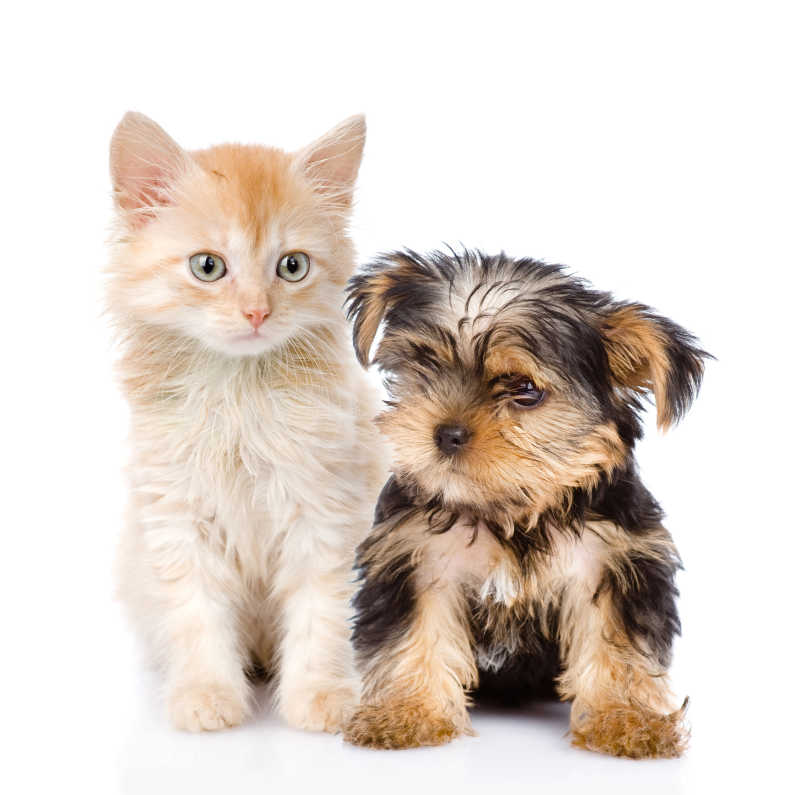
#> input picture Opencv计算机视觉实战/阈值与平滑处理/img.png, 800 x 795 px
$ python '滤波处理.py'
#> lines starting #> are read from the running program, lines starting #| are printed output that depends on the picture
import cv2
import numpy as np

def threshold():
    img=cv2.imread('./img.png',cv2.IMREAD_GRAYSCALE)

    ret,dst=cv2.threshold(img,127,255,cv2.THRESH_BINARY)
    ret,dst1=cv2.threshold(img,127,255,cv2.THRESH_BINARY_INV)
    cv2.imshow('cat',dst)
    cv2.imshow('ccat1',dst1)
    cv2.waitKey(0)
    cv2.destroyAllWindows()


def average_filtering():
    img=cv2.imread('./img.png')
#> img is the input picture: shape (795, 800, 3); mean B, G, R 203.8, 212.1, 223
    img1=cv2.boxFilter(img,-1,(10,10))
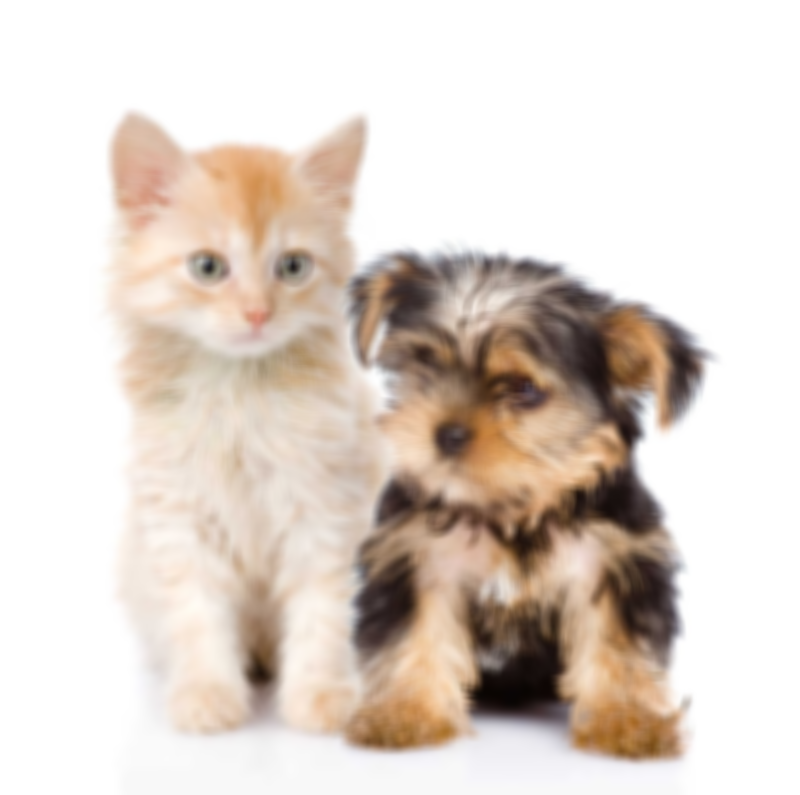
#> img1: shape (795, 800, 3); mean B, G, R 203.8, 212.1, 223
    img2=cv2.GaussianBlur(img,(5,5),0)
    cv2.imshow('cat2',img2)
    cv2.imshow('cat1',img1)
    cv2.waitKey(0)
    cv2.destroyAllWindows()

if __name__ == '__main__':
    average_filtering()
